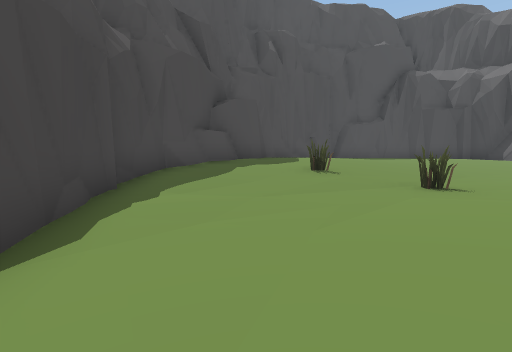
View 1 (above)

14 first-person views from a walk through a scene from a Unity 3-D project. The camera is 1.2 m above the floor, tilts 6° down and sees 85° across. The floor is counted in squares, 2 m on a side. Each view is taken from the middle of a square. On the plan, view 1 faces up. The plan holds only what a view shows up to about 9 squares ahead; the rest is blank. The place goes on beyond the plan. The player is left out.

View 2
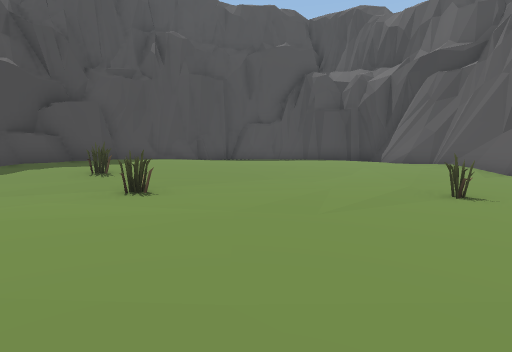

View 3
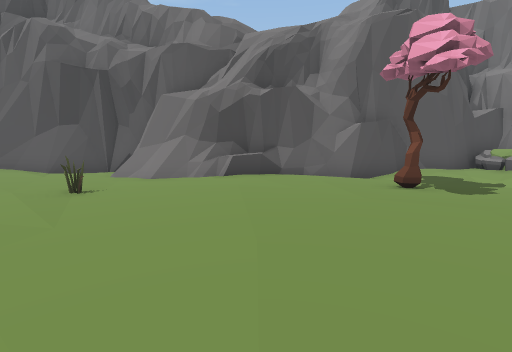

View 4
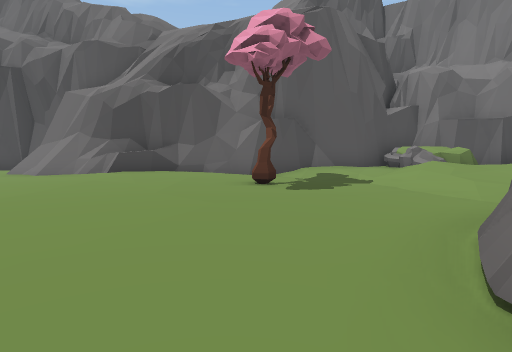

View 5
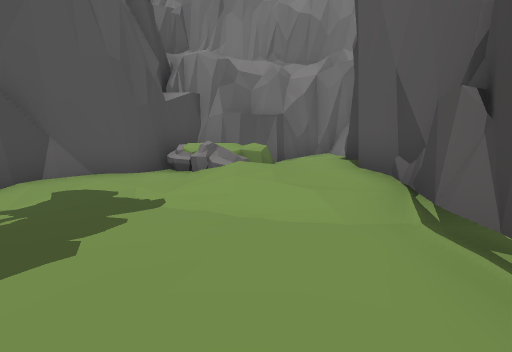

View 6
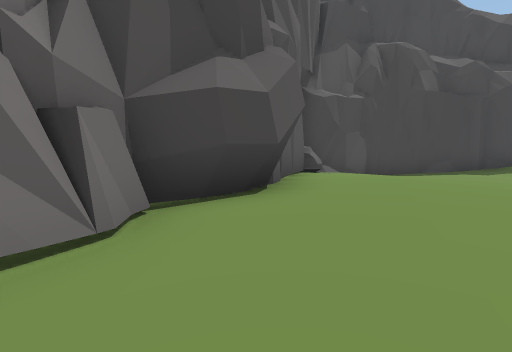

View 7
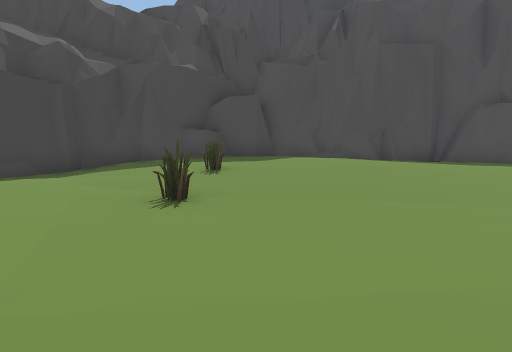

View 8
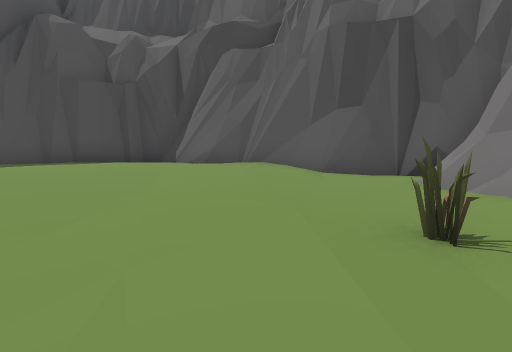

View 9
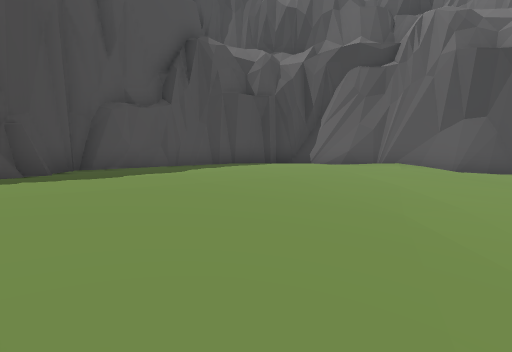

View 10
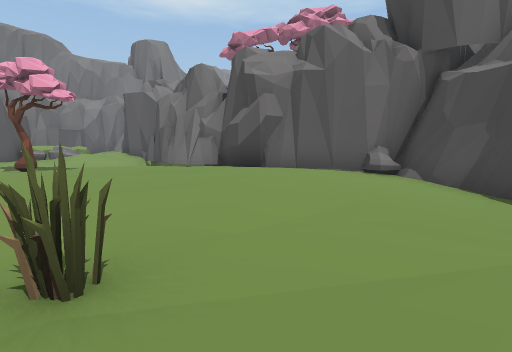

View 11
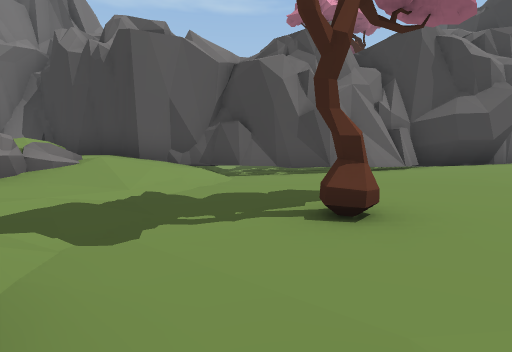

View 12
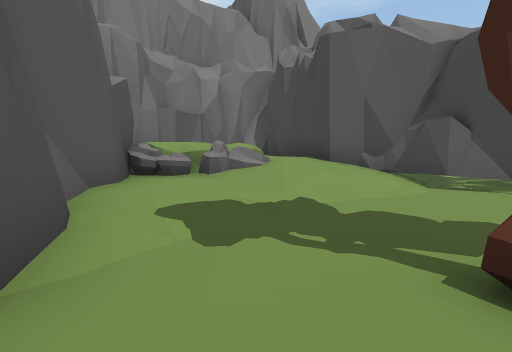

View 13
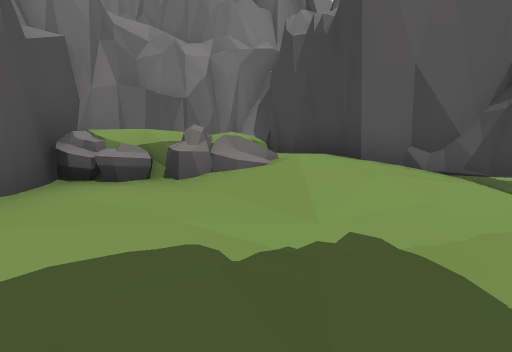

View 14
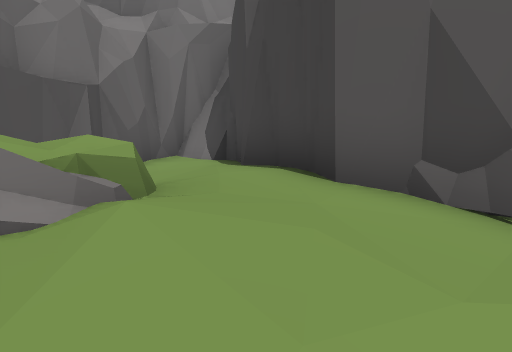

### Floor plan
Key: @ floor where view 1 was taken; # wall or solid block; . main floor; : floor 0.25 m higher than the main floor; - floor 0.25 m lower than the main floor; + floor 0.5 m higher than the main floor; * floor 0.75 m higher than the main floor; / step, stairs or slope; P plant; T tree; R rock; O other object.
Columns run from 3 left of view 1 to 13 right of it. Each row starts with its distance up from view 1.
 14       #####
 13      ##:::####
 12     ##/+++++:##
 11     #++++++++/#
 10    ##*+++:::::##
  9   ##**/////:::+#
  8  ##*+/////..::/##
  7  #+/////......./#
  6 ##//P//.........#
  5 #///..P.......###
  4 #..........P..##
  3 ##...//::.....#
  2  #..//+:::::./#
  1  #.//++++:::::##
  0  #:@+++++:::::##
 -1  #R#++++::::.:/#
 -2    ###:::::.T//#
 -3      ###::...-/#
 -4        ##...../#
 -5         ##.///:##
 -6         ##////OO#
 -7          ##/*OOO#
 -8           ##*/ O#
 -9            ##//##
-10             #*/#
-11             ####

Where each view was taken, in squares from view 1:
view 1: 0 up, 0 right, facing up
view 2: 0 up, 5 right, facing up
view 3: 1 up, 3 right, facing right
view 4: 2 down, 3 right, facing right
view 5: 3 down, 6 right, facing down-right
view 6: 2 down, 6 right, facing left
view 7: 3 up, 6 right, facing up-left
view 8: 4 up, 6 right, facing up-right
view 9: 6 up, 2 right, facing up-right
view 10: 6 up, 2 right, facing down
view 11: 1 down, 11 right, facing down-left
view 12: 1 down, 10 right, facing down
view 13: 3 down, 10 right, facing down
view 14: 5 down, 9 right, facing down
